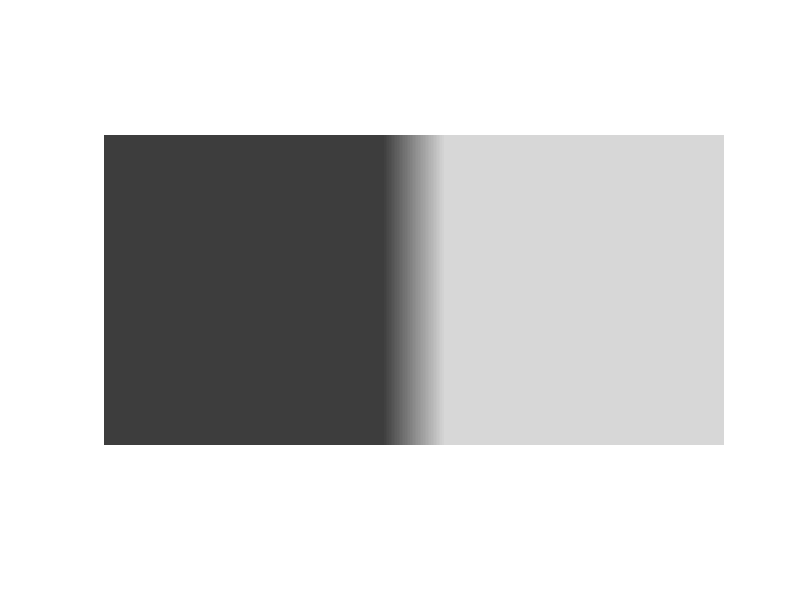

Here is the MATLAB script that generated this plot:

% The Matlab file used to generate the image in Fig. 1 of Chapter 19
% (Keener and Sneyd, Mathematical Physiology)

clear all
close all 
clc

mach = zeros(1000,2000);  % A nice big matrix, to get decent resolution

width = 100;    % The width of the ramp
light = 55000;   % The brightness on the bright side of the ramp
dark = 15500;     % The brightness on the dark side of the ramp

mach(:,1:1000-width)= dark;
mach(:,1000+width:2000) = light;
for i=1:2*width
    mach(:,1000-width+i) = dark + i*(light-dark)/(2*width);   % probably not the most efficient way, but good enough
end

mach = uint16(mach);
imshow(mach)
 
